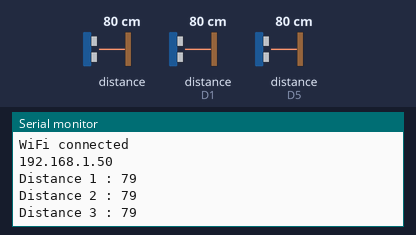
Recording of a sketch running on a simulated ESP8266 (NodeMCU). On the bench: the last lines printed to the serial monitor. Wiring (inferred from the names in the program): 3 × ultrasonic range finder: trigger D4, echo D5 / trigger D2, echo D3 / trigger D0, echo D1. The inputs (shaded band) are chosen by the test bench; at power-on: distance to the obstacle 80 cm, distance to the obstacle (sensors on D1, D5) 80 cm. The echo pulse lasts 58.3 µs per cm; WiFi joins after 1.5 s; servers stay silent unless stated.

Above: at 2.7 s.
2.8 s: distance to the obstacle (sensor 0) set to 2 cm
At 3.4 s:
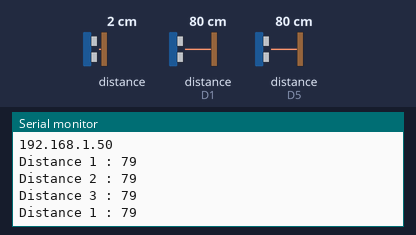
4.9 s: distance to the obstacle (sensor on D1) set to 2 cm
At 5.4 s:
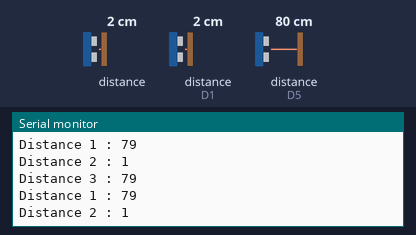
7.0 s: distance to the obstacle (sensor on D5) set to 2 cm
At 7.5 s:
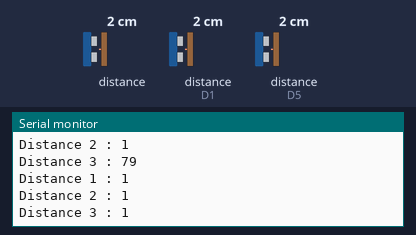
9.1 s: distance to the obstacle (sensor 0) set to 4 cm
At 9.5 s:
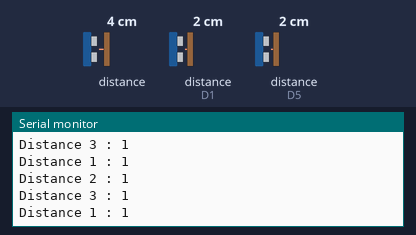
11.2 s: distance to the obstacle (sensor on D1) set to 4 cm
At 11.2 s:
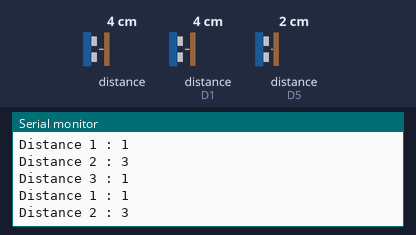
13.3 s: distance to the obstacle (sensor on D5) set to 4 cm
At 14.0 s:
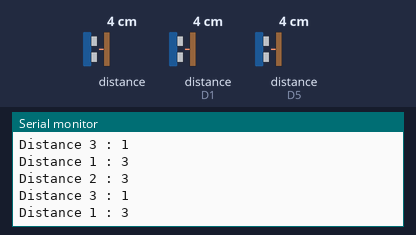
Timing chart, 0 to 16.3 s (numbered marks = the images above; inputs shaded):
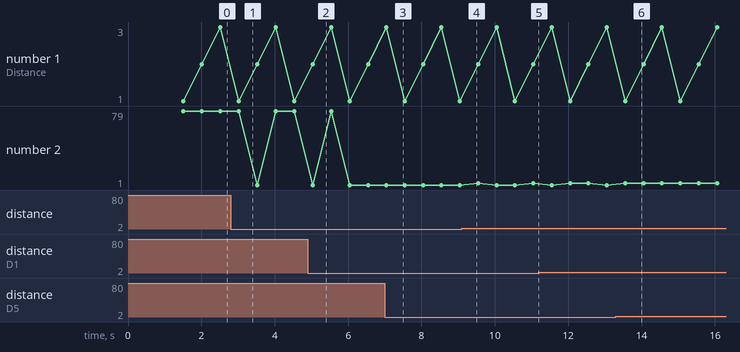

Measured:
- after the input at 7.0 s, the serial monitor: prints a new line at once (image 3)

The sketch:

Reservoir_Solution_Level__nutrient_solution__water_and_pH_.ino
```cpp
#include <ESP8266WiFi.h>
#include <WiFiClient.h>
#include <ThingSpeak.h>

//ThingSpeak SetUp//.................................................................//
const char* ssid = "MINT";
const char* password = "MINTCSE499";
WiFiClient client;
unsigned long myChannelNumber = 833658;
const char * myWriteAPIKey = "CXL2LZOUPNCCFRRC";
//...............................................................................................//

#define trigPinpH D0
#define echoPinpH D1
#define trigPinSol D2
#define echoPinSol D3
#define trigPinWat D4
#define echoPinWat D5

// defines variables
long duration;
int distancepH;
int distanceSol;
int distanceWat;

void setup() {
pinMode(trigPinpH, OUTPUT);
pinMode(echoPinpH, INPUT);
pinMode(trigPinSol, OUTPUT);
pinMode(echoPinSol, INPUT);
pinMode(trigPinWat, OUTPUT);
pinMode(echoPinWat, INPUT);
Serial.begin(9600);

  // Connect to WiFi network
  Serial.println();
  Serial.println();
 Serial.print("Connecting to ");
  Serial.println(ssid);
  WiFi.begin(ssid, password);
  while (WiFi.status() != WL_CONNECTED)
  {
    delay(500);
    Serial.print(".");
  }
  Serial.println("");
  Serial.println("WiFi connected");
  // Print the IP address
  Serial.println(WiFi.localIP());
  ThingSpeak.begin(client);
}

void loop() {

// **** 1st sensor ****
digitalWrite(trigPinpH, LOW);
delayMicroseconds(2);

digitalWrite(trigPinpH, HIGH);
delayMicroseconds(10);
digitalWrite(trigPinpH, LOW);

duration = pulseIn(echoPinpH, HIGH);

distancepH= duration*0.034/2;
Serial.print("Distance 1 : ");
Serial.println(distancepH);
ThingSpeak.writeField(myChannelNumber, 2, distanceWat, myWriteAPIKey);
delay(200);
// **** 2nd sensor ****
digitalWrite(trigPinSol, LOW);
delayMicroseconds(2);

digitalWrite(trigPinSol, HIGH);
delayMicroseconds(10);
digitalWrite(trigPinSol, LOW);

duration = pulseIn(echoPinSol, HIGH);

distanceSol= duration*0.034/2;
Serial.print("Distance 2 : ");
Serial.println(distanceSol);
ThingSpeak.writeField(myChannelNumber, 1, distanceSol, myWriteAPIKey);
delay(200);
// **** 3nd sensor ****
digitalWrite(trigPinWat, LOW);
delayMicroseconds(2);

digitalWrite(trigPinWat, HIGH);
delayMicroseconds(10);
digitalWrite(trigPinWat, LOW);

duration = pulseIn(echoPinWat, HIGH);

distanceWat= duration*0.034/2;
Serial.print("Distance 3 : ");
Serial.println(distanceWat);

ThingSpeak.writeField(myChannelNumber, 6, distanceWat, myWriteAPIKey);
delay(200);
}
```
